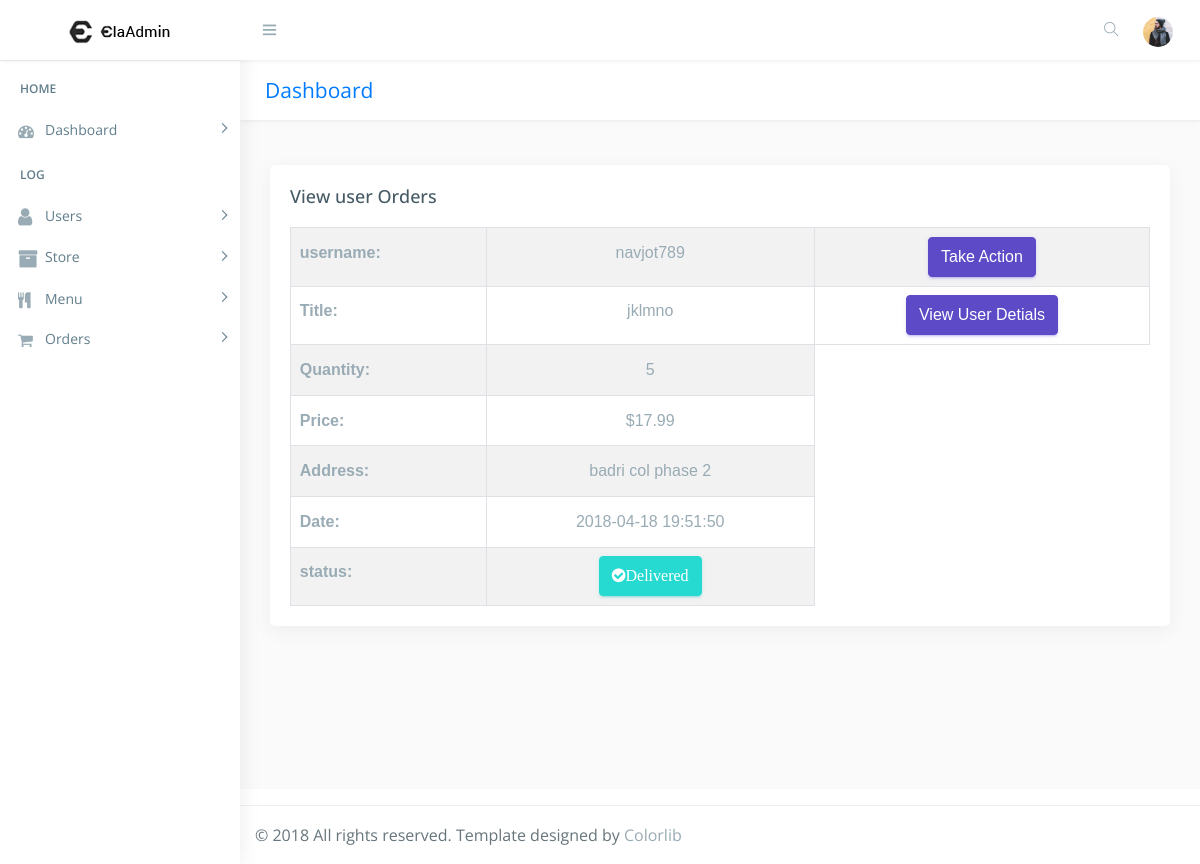
/admin/view_order.php?user_upd=37, run on the app's committed database.
### tables this page shows
CREATE TABLE IF NOT EXISTS `users_orders` (
  `o_id` int(222) NOT NULL AUTO_INCREMENT,
  `u_id` int(222) NOT NULL,
  `title` varchar(222) NOT NULL,
  `quantity` int(222) NOT NULL,
  `price` decimal(10,2) NOT NULL,
  `status` varchar(222) DEFAULT NULL,
  `date` timestamp NOT NULL DEFAULT CURRENT_TIMESTAMP ON UPDATE CURRENT_TIMESTAMP,
  PRIMARY KEY (`o_id`)
);

CREATE TABLE IF NOT EXISTS `users` (
  `u_id` int(222) NOT NULL AUTO_INCREMENT,
  `username` varchar(222) NOT NULL,
  `f_name` varchar(222) NOT NULL,
  `l_name` varchar(222) NOT NULL,
  `email` varchar(222) NOT NULL,
  `phone` varchar(222) NOT NULL,
  `password` varchar(222) NOT NULL,
  `address` text NOT NULL,
  `status` int(222) NOT NULL DEFAULT '1',
  `date` timestamp NOT NULL DEFAULT CURRENT_TIMESTAMP ON UPDATE CURRENT_TIMESTAMP,
  PRIMARY KEY (`u_id`)
);

### admin/view_order.php (the view, shortened to what this page needs)
<!DOCTYPE html>
<html lang="en">
<?php
include("../connection/connect.php");
?>
<head>
    <link href="css/lib/bootstrap/bootstrap.min.css" rel="stylesheet">
    <link href="css/helper.css" rel="stylesheet">
    <link href="css/style.css" rel="stylesheet">
</head>
<body class="fix-header fix-sidebar">
    <div id="main-wrapper">
        <div class="header">
            <nav class="navbar top-navbar navbar-expand-md navbar-light">
                <div class="navbar-header">
                    <a class="navbar-brand" href="index.html">
                        <b><img src="images/logo.png" alt="homepage" class="dark-logo" /></b>
                        <span><img src="images/logo-text.png" alt="homepage" class="dark-logo" /></span>
                    </a>
                </div>
                <div class="navbar-collapse">
                    <ul class="navbar-nav mr-auto mt-md-0">
                        <li class="nav-item m-l-10"> <a class="nav-link sidebartoggler hidden-sm-down text-muted  " href="javascript:void(0)"><i class="ti-menu"></i></a> </li>
                    </ul>
                    <ul class="navbar-nav my-lg-0">
                        <li class="nav-item hidden-sm-down search-box"> <a class="nav-link hidden-sm-down text-muted  " href="javascript:void(0)"><i class="ti-search"></i></a>
                        </li>
                        <li class="nav-item dropdown">
                            <a class="nav-link dropdown-toggle text-muted  " href="#" data-toggle="dropdown" aria-haspopup="true" aria-expanded="false"><img src="images/users/5.jpg" alt="user" class="profile-pic" /></a>
                        </li>
                    </ul>
                </div>
            </nav>
        </div>
        <div class="left-sidebar">
            <div class="scroll-sidebar">
                <nav class="sidebar-nav">
                   <ul id="sidebarnav">
                        <li class="nav-devider"></li>
                        <li class="nav-label">Home</li>
                        <li> <a class="has-arrow  " href="#" aria-expanded="false"><i class="fa fa-tachometer"></i><span class="hide-menu">Dashboard</span></a>
                        </li>
                        <li class="nav-label">Log</li>
                        <li> <a class="has-arrow  " href="#" aria-expanded="false">  <span><i class="fa fa-user f-s-20 "></i></span><span class="hide-menu">Users</span></a>
                        </li>
                        <li> <a class="has-arrow  " href="#" aria-expanded="false"><i class="fa fa-archive f-s-20 color-warning"></i><span class="hide-menu">Store</span></a>
                        </li>
                      <li> <a class="has-arrow  " href="#" aria-expanded="false"><i class="fa fa-cutlery" aria-hidden="true"></i><span class="hide-menu">Menu</span></a>
                        </li>
						 <li> <a class="has-arrow  " href="#" aria-expanded="false"><i class="fa fa-shopping-cart" aria-hidden="true"></i><span class="hide-menu">Orders</span></a>
                        </li>
                    </ul>
                </nav>
            </div>
        </div>
        <div class="page-wrapper">
            <div class="row page-titles">
                <div class="col-md-5 align-self-center">
                    <h3 class="text-primary">Dashboard</h3> </div>
            </div>
            <div class="container-fluid">
                <div class="row">
                    <div class="col-12">
                        <div class="card">
                            <div class="card-body">
                                <h4 class="card-title">View user Orders</h4>
                                <div class="table-responsive m-t-20">
                                    <table id="myTable" class="table table-bordered table-striped">
                                        <tbody>
                                           <?php
											$sql="SELECT users.*, users_orders.* FROM users INNER JOIN users_orders ON users.u_id=users_orders.u_id where o_id='".$_GET['user_upd']."'";
												$query=mysqli_query($db,$sql);
												$rows=mysqli_fetch_array($query);
												?>
											<tr>
													<td><strong>username:</strong></td>
												    <td><center><?php echo $rows['username']; ?></center></td>
													   <td><center>
													   <a href="javascript:void(0);" onClick="popUpWindow('order_update.php?form_id=<?php echo htmlentities($rows['o_id']);?>');" title="Update order">
															 <button type="button" class="btn btn-primary">Take Action</button></a>
															 </center>
											 </td>
											</tr>
											<tr>
												<td><strong>Title:</strong></td>
												    <td><center><?php echo $rows['title']; ?></center></td>
													    <td><center>
													   <a href="javascript:void(0);" onClick="popUpWindow('userprofile.php?newform_id=<?php echo htmlentities($rows['o_id']);?>');" title="Update order">
														<button type="button" class="btn btn-primary">View User Detials</button></a>
													   </center></td>
											</tr>
											<tr>
													<td><strong>Quantity:</strong></td>
												    <td><center><?php echo $rows['quantity']; ?></center></td>
											</tr>
											<tr>
													<td><strong>Price:</strong></td>
												    <td><center>$<?php echo $rows['price']; ?></center></td>
											</tr>
											<tr>
													<td><strong>Address:</strong></td>
												    <td><center><?php echo $rows['address']; ?></center></td>
											</tr>
											<tr>
													<td><strong>Date:</strong></td>
												     <td><center><?php echo $rows['date']; ?></center></td>
											</tr>
											<tr>
													<td><strong>status:</strong></td>
													<?php
																			$status=$rows['status'];
																			?>
																			<?php
																			if($status=="closed")
																				{
																			?>
																			<td>  <center><button type="button" class="btn btn-success" ><span  class="fa fa-check-circle" aria-hidden="true">Delivered</button></center></td>
																			<?php
																			}
																			?>
											</tr>
                                        </tbody>
                                    </table>
                                </div>
                            </div>
                        </div>
						 </div>
                            </div>
                        </div>
                    </div>
                </div>
            <footer class="footer"> © 2018 All rights reserved. Template designed by <a href="https://colorlib.com">Colorlib</a></footer>
</body>
</html>

### admin/css/helper.css (style rules this page uses)
.f-s-20 { font-size: 20px!important; }
.m-t-20 { margin-top: 20px!important; }
.m-l-10 { margin-left: 10px!important; }

### data on the page
users_orders: u.username "navjot789", title "jklmno", quantity "5", price "17.99", u.address "badri col phase 2", date "2018-04-18 19:51:50"
